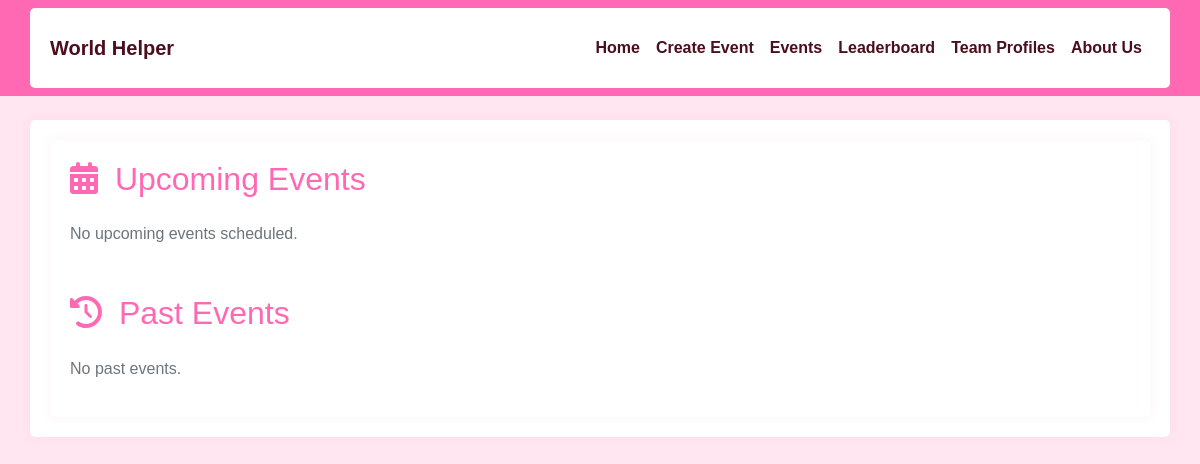
Before: /events with the older database file.
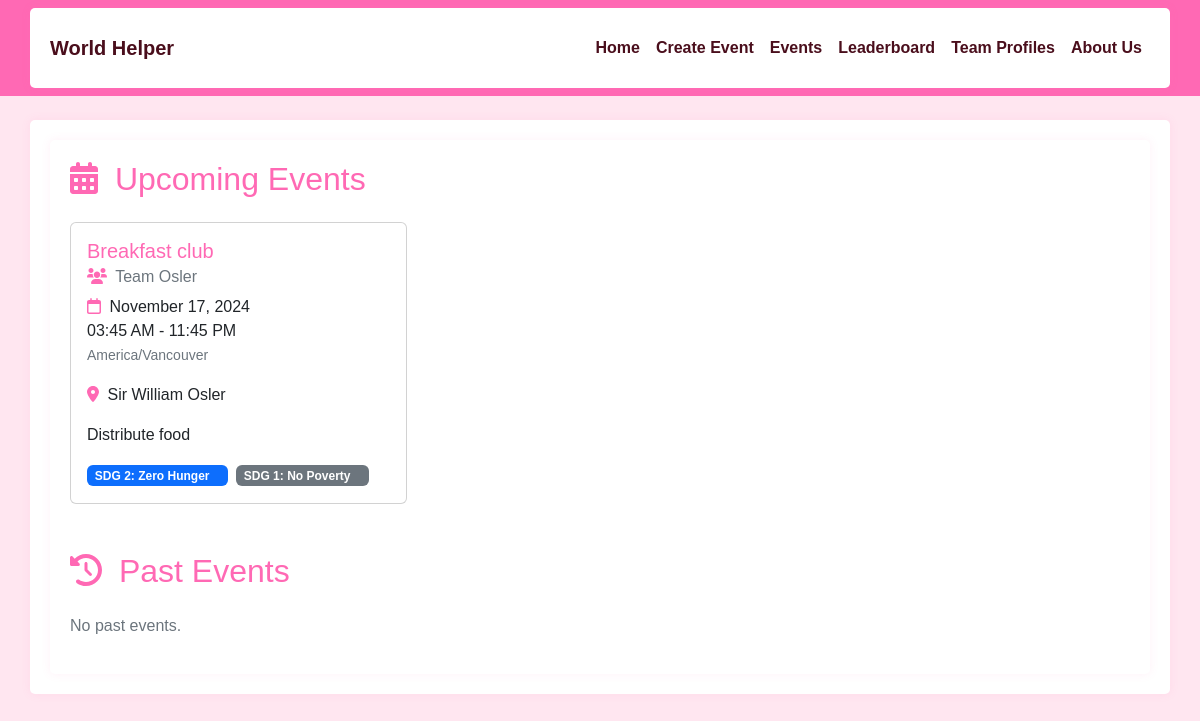
After: the same page with the newer database file.
### app/models.py (models this page shows)
class Event(db.Model):
    id = db.Column(db.Integer, primary_key=True)
    title = db.Column(db.String(100), nullable=False)
    description = db.Column(db.Text(1000))
    start_date = db.Column(db.DateTime, nullable=False)
    end_date = db.Column(db.DateTime, nullable=False)
    timezone = db.Column(db.String(50), nullable=False)
    location = db.Column(db.String(100))
    team_id = db.Column(db.Integer, db.ForeignKey('team.id'), nullable=False)
    sdg_goals = db.Column(JSONType)
    created_at = db.Column(db.DateTime, default=datetime.utcnow)

class Team(db.Model):
    id = db.Column(db.Integer, primary_key=True)
    team_phrase = db.Column(db.String(100), nullable=False)
    name = db.Column(db.String(64), nullable=False)
    members = db.relationship('TeamMember', backref='team', lazy='dynamic')
    events = db.relationship('Event', backref='team', lazy='dynamic')
    bingo_card = db.relationship('BingoCard', backref='team', uselist=False)

### app/main/routes.py (the view)
@bp.route('/events')
def events():
    now = datetime.utcnow()
    upcoming_events = Event.query.filter(Event.start_date > now)\
        .order_by(Event.start_date.asc())\
        .all()
    past_events = Event.query.filter(Event.end_date <= now)\
        .order_by(Event.start_date.desc())\
        .all()
    return render_template('events.html',
                         upcoming_events=upcoming_events,
                         past_events=past_events,
                         SDG_DESCRIPTIONS=SDG_DESCRIPTIONS)

### app/main/routes.py (called while the page is built)
@bp.context_processor
def utility_processor():
    return dict(SDG_DESCRIPTIONS=SDG_DESCRIPTIONS)

### app/models.py (called while the page is built)
    def process_result_value(self, value, dialect):
        if value is None:
            return None
        return json.loads(value)

### app/templates/events.html (shortened to what this page needs)
{% extends "base.html" %}
{% block content %}
<div class="container">
    <section class="mb-5">
        <h2 class="mb-4" style="color: #FF69B4;">
            <i class="fas fa-calendar-alt me-2"></i>
            Upcoming Events
        </h2>
        {% if upcoming_events %}
        <div class="row row-cols-1 row-cols-md-2 row-cols-lg-3 g-4">
            {% for event in upcoming_events %}
            <div class="col">
                <div class="card h-100">
                    <div class="card-body">
                        <h5 class="card-title" style="color: #FF69B4;">{{ event.title }}</h5>
                        <h6 class="card-subtitle mb-2 text-muted">
                            <i class="fas fa-users me-1" style="color: #FF69B4;"></i>
                            {{ event.team.name }}
                        </h6>
                        <p class="card-text">
                            <i class="far fa-calendar me-1" style="color: #FF69B4;"></i>
                            {% if event.start_date.date() == event.end_date.date() %}
                                {{ event.start_date.strftime('%B %d, %Y') }}<br>
                                {{ event.start_date.strftime('%I:%M %p') }} - {{ event.end_date.strftime('%I:%M %p') }}
                            {% else %}
                                {{ event.start_date.strftime('%B %d, %Y %I:%M %p') }} -<br>
                                {{ event.end_date.strftime('%B %d, %Y %I:%M %p') }}
                            {% endif %}
                            <br>
                            <small class="text-muted">{{ event.timezone }}</small>
                        </p>
                        {% if event.location %}
                        <p class="card-text">
                            <i class="fas fa-map-marker-alt me-1" style="color: #FF69B4;"></i>
                            {{ event.location }}
                        </p>
                        {% endif %}
                        {% if event.description %}
                        <p class="card-text">{{ event.description }}</p>
                        {% endif %}
                        {% if event.sdg_goals %}
                        <div class="mt-2">
                            {% for goal in event.sdg_goals.goals %}
                            <span class="badge {% if goal == event.sdg_goals.primary %}bg-primary{% else %}bg-secondary{% endif %} me-1">
                                SDG {{ goal }}: {{ SDG_DESCRIPTIONS[goal] }}
                            </span>
                            {% endfor %}
                        </div>
                        {% endif %}
                    </div>
                </div>
            </div>
            {% endfor %}
        </div>
        {% else %}
        <p class="text-muted">No upcoming events scheduled.</p>
        {% endif %}
    </section>
    <section>
        <h2 class="mb-4" style="color: #FF69B4;">
            <i class="fas fa-history me-2"></i>
            Past Events
        </h2>
        {% if past_events %}
        <div class="row row-cols-1 row-cols-md-2 row-cols-lg-3 g-4">
            {% for event in past_events %}
            <div class="col">
                <div class="card h-100">
                    <div class="card-body">
                        <h5 class="card-title" style="color: #FF69B4;">{{ event.title }}</h5>
                        <h6 class="card-subtitle mb-2 text-muted">
                            <i class="fas fa-users me-1" style="color: #FF69B4;"></i>
                            {{ event.team.name }}
                        </h6>
                        <p class="card-text">
                            <i class="far fa-calendar me-1" style="color: #FF69B4;"></i>
                            {% if event.start_date.date() == event.end_date.date() %}
                                {{ event.start_date.strftime('%B %d, %Y') }}<br>
                                {{ event.start_date.strftime('%I:%M %p') }} - {{ event.end_date.strftime('%I:%M %p') }}
                            {% else %}
                                {{ event.start_date.strftime('%B %d, %Y %I:%M %p') }} -<br>
                                {{ event.end_date.strftime('%B %d, %Y %I:%M %p') }}
                            {% endif %}
                            <br>
                            <small class="text-muted">{{ event.timezone }}</small>
                        </p>
                        {% if event.location %}
                        <p class="card-text">
                            <i class="fas fa-map-marker-alt me-1" style="color: #FF69B4;"></i>
                            {{ event.location }}
                        </p>
                        {% endif %}
                        {% if event.description %}
                        <p class="card-text">{{ event.description }}</p>
                        {% endif %}
                        {% if event.sdg_goals %}
                        <div class="mt-2">
                            {% for goal in event.sdg_goals.goals %}
                            <span class="badge {% if goal == event.sdg_goals.primary %}bg-primary{% else %}bg-secondary{% endif %} me-1">
                                SDG {{ goal }}: {{ SDG_DESCRIPTIONS[goal] }}
                            </span>
                            {% endfor %}
                        </div>
                        {% endif %}
                    </div>
                </div>
            </div>
            {% endfor %}
        </div>
        {% else %}
        <p class="text-muted">No past events.</p>
        {% endif %}
    </section>
</div>
{% endblock %}

### app/templates/base.html (shortened to what this page needs)
<!DOCTYPE html>
<html lang="en">
<head>
    <link rel="stylesheet" href="https://cdn.jsdelivr.net/npm/bootstrap@5.2.3/dist/css/bootstrap.min.css">
    <link rel="stylesheet" href="{{ url_for('static', filename='css/custom.css') }}">
    <link rel="stylesheet" href="https://cdnjs.cloudflare.com/ajax/libs/font-awesome/6.0.0/css/all.min.css">
</head>
<body>
    <nav class="navbar navbar-expand-lg navbar-dark">
        <div class="container">
            <a class="navbar-brand" href="{{ url_for('main.index') }}">World Helper</a>
            <div class="collapse navbar-collapse" id="navbarNav">
                <ul class="navbar-nav ms-auto">
                    <li class="nav-item">
                        <a class="nav-link" href="{{ url_for('main.index') }}">Home</a>
                    </li>
                    <li class="nav-item">
                        <a class="nav-link" href="{{ url_for('main.create_event') }}">Create Event</a>
                    </li>
                    <li class="nav-item">
                        <a class="nav-link" href="{{ url_for('main.events') }}">Events</a>
                    </li>
                    <li class="nav-item">
                        <a class="nav-link" href="{{ url_for('main.leaderboard') }}">Leaderboard</a>
                    </li>
                    <li class="nav-item">
                        <a class="nav-link" href="{{ url_for('main.team_profiles') }}">Team Profiles</a>
                    </li>
                    <li class="nav-item">
                        <a class="nav-link" href="{{ url_for('main.about') }}">About Us</a>
                    </li>
                </ul>
            </div>
        </div>
    </nav>
    <div class="container mt-4">
        {% block content %}{% endblock %}
    </div>
</body>
</html>

### app/static/css/custom.css (style rules this page uses)
:root { --pink-primary: #FF1493; --pink-secondary: #FF69B4; --pink-light: #FFE6F0; --pink-border: #FFCCE6; --pink-hover: #FF1493; --pink-dark: #4a0e1c; }
body { font-family: 'Arial', sans-serif; background-color: var(--pink-light); }
.navbar { background-color: var(--pink-secondary) !important; }
.navbar-brand, .nav-link { color: var(--pink-dark) !important; font-weight: bold; transition: color 0.3s ease; }
.container { background-color: #ffffff; border-radius: 5px; padding: 20px; box-shadow: 0 0 10px rgba(255, 105, 180, 0.1); }
.badge { position: relative; padding-right: 1.5em; }

Changed rows visible on the page:
added Event: title "Breakfast club", team.name "Team Osler", start_date "November 17, 2024", start_date "03:45 AM", end_date "11:45 PM", timezone "America/Vancouver", location "Sir William Osler", description "Distribute food", goals "2" "1", SDG_DESCRIPTIONS "Zero Hunger" "No Poverty"
Other visible differences:
text no longer shown: "No upcoming events scheduled."
